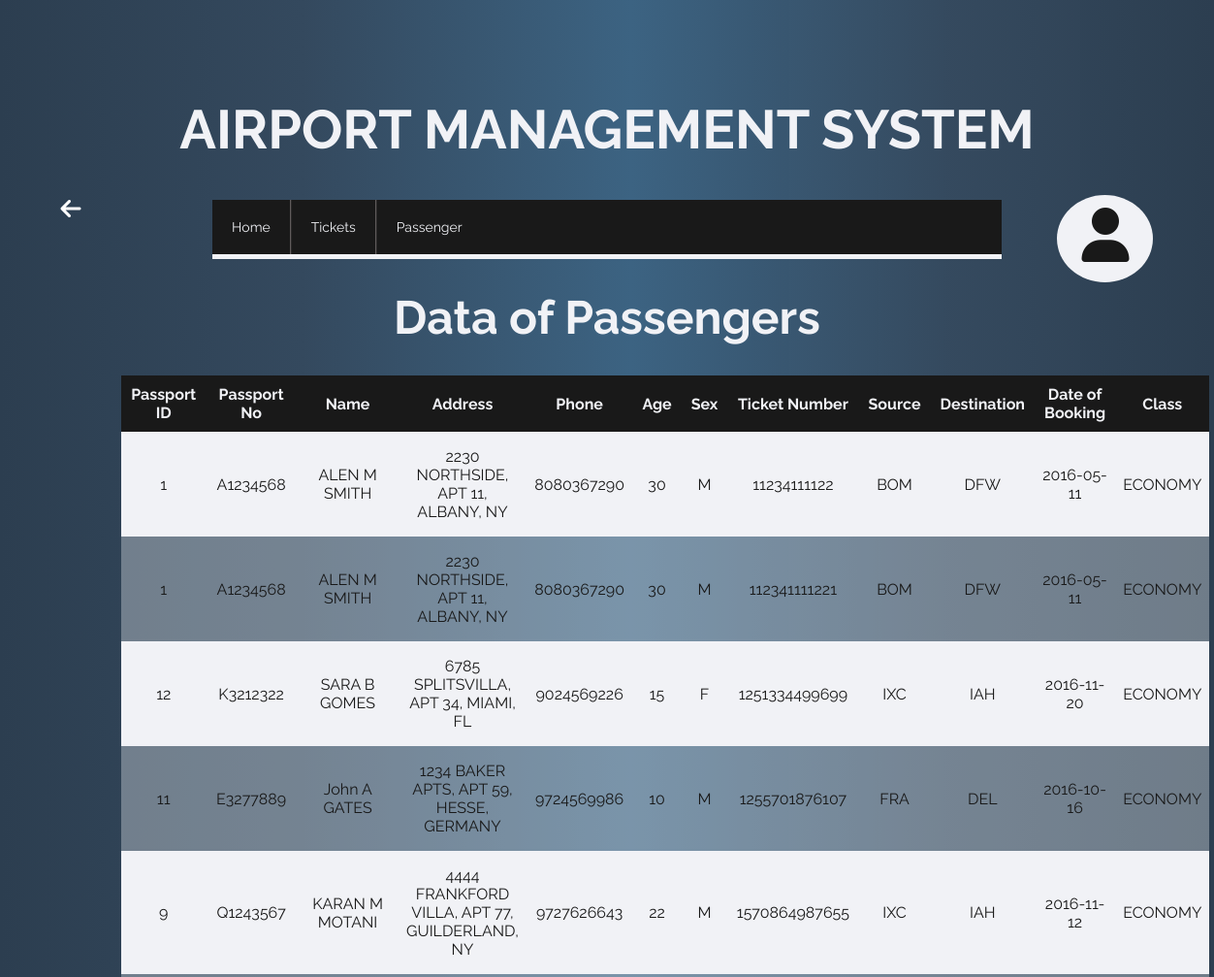
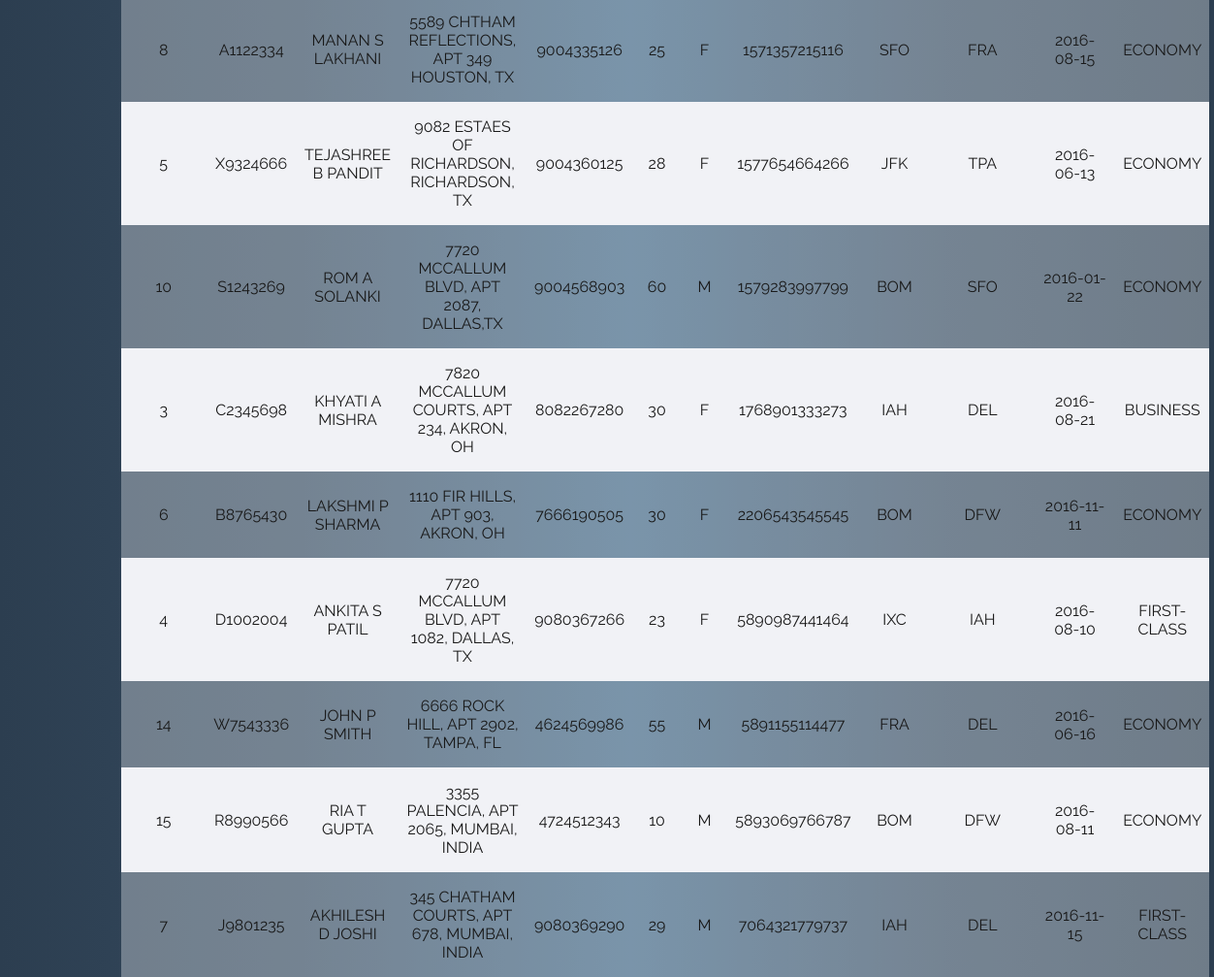
Screenshot of /php/checkpassengers.php with the database file from the repository (2 pictures, top to bottom).
### tables this page shows
CREATE TABLE `passenger2` (
  `passportno` varchar(255) NOT NULL,
  `fname` varchar(255) DEFAULT NULL,
  `m` varchar(255) DEFAULT NULL,
  `lname` varchar(255) DEFAULT NULL,
  `address` varchar(255) DEFAULT NULL,
  `phone` varchar(255) DEFAULT NULL,
  `age` int(3) DEFAULT NULL,
  `sex` varchar(255) DEFAULT NULL
);

CREATE TABLE `ticket1` (
  `TICKET_NUMBER` varchar(255) NOT NULL,
  `SOURCE` varchar(255) DEFAULT NULL,
  `DESTINATION` varchar(255) DEFAULT NULL,
  `DATE_OF_BOOKING` date DEFAULT NULL,
  `DATE_OF_TRAVEL` date DEFAULT NULL,
  `CLASS` varchar(255) DEFAULT NULL,
  `DATE_OF_CANCELLATION` date DEFAULT NULL,
  `PID` int(11) DEFAULT NULL,
  `passportno` varchar(255) DEFAULT NULL
);

### php/checkpassengers.php (the view, shortened to what this page needs)
<!DOCTYPE html>
<html>
  <head>
    <link rel="stylesheet" href="https://use.fontawesome.com/releases/v5.5.0/css/all.css">
    <link rel="stylesheet" href="../css/cancel.css">
	<link rel="stylesheet" href="../css/menu.css">
</head>
<body class="bg">
    <div class="admin_log">
        <div  id="logout" class="admin_block user" >
            <a href="#"><i class="fas fa-user user_icon"></i></a>
            <a href="#" class="admin"><?php echo $_SESSION['login_user']; ?></a>
        </div>
    </div>
    <div class="back">
        <a href="passenger.php"><i class="fas fa-arrow-left"></i></a>
    </div>
    <div class="title">
        <h1>Airport Management System</h1>
    </div>
    <ul id="menu">
        <li><a href="welcome.php">Home</a></li>
        <li><a href="ticket.php">Tickets</a>
        </li>
        <li><a href="passenger.php">Passenger</a>
        </li>
	</ul>
<div class="main_content cp tb">
<h1>Data of Passengers</h1>
<table>
<tr>
<th>Passport ID</th>
<th>Passport No</th>
<th>Name</th>
<th>Address</th>
<th>Phone</th>
<th>Age</th>
<th>Sex</th>
<th>Ticket Number</th>
<th>Source</th>
<th>Destination</th>
<th>Date of Booking</th>
<th>Class</th>
</tr>
<?php
$conn = mysqli_connect("localhost", "root", "", "airportx");
$sql = "SELECT pid,passportno,fname,m,lname,address,phone,age,sex,ticket_number,source,destination,date_of_booking as date,class FROM passenger2 natural inner join ticket1 where DATE_OF_CANCELLATION='0000-00-00'";
$result = $conn->query($sql);
if ($result->num_rows > 0) {
while($row = $result->fetch_assoc()) {
echo "<tr><td>". $row["pid"]."</td><td>". $row["passportno"]."</td><td>" . $row["fname"]." ". $row["m"]." ".$row["lname"]."</td><td>" . $row["address"] . "</td><td>". $row["phone"]."</td><td>". $row["age"]."</td><td>". $row["sex"]."</td><td>". $row["ticket_number"]."</td><td>". $row["source"]."</td><td>". $row["destination"]."</td><td>". $row["date"]."</td><td>".$row["class"]."</td></tr>";
}
echo "</table>";
} else { echo "0 results"; }
?>
	</div>
</body>
</html>

### css/cancel.css (style rules this page uses)
html { height: 100%; }
body { height: 100%; margin: 0; padding: 0; color: #f1f2f6; font-family: 'Raleway', sans-serif; background: #34495e; }
body, div, form, input, select, p { padding: 0; margin: 0; outline: none; font-family: 'Raleway', sans-serif; font-size: 24px; color: #191919; }
a { text-decoration: none; }
.bg { background: rgb(44,62,80); background: linear-gradient(90deg, rgba(44,62,80,1) 0%, rgba(52,73,94,1) 25%, rgba(60,99,130,1) 52%, rgba(52,73,94,0.9979342078628326) 78%, rgba(44,62,80,1) 100%); }
.user_icon { font-size: 3.5rem; padding: 8px 0; color: #191919; margin: 0 auto; }
.admin_log { position: absolute; top: 10%; right: 5%; display: inline-block; text-align: center; cursor: pointer; }
.admin_block { padding: 10px 20px; margin-bottom: 10px; background: #f1f2f6; border-radius: 50%; }
.user { padding: 5px 25px; }
.admin { display: block; padding-bottom: 8px; font-size: 24px; text-align: center; color: #191919; text-decoration: none; }
.back { position: fixed; top: 10%; left: 5%; display: inline-block; text-align: center; cursor: pointer; }
.back a i { font-size: 24px; color: white; }
.title { width: 80%; margin: 100px auto 40px auto; }
.title h1 { text-align: center; font-size: 3.5rem; font-weight: bold; color: #f1f2f6; text-transform: uppercase; }
.main_content { width: 65%; text-align: left; margin: 0 auto; margin-bottom: 50px; color: #f1f2f6; margin-bottom: 80px; }
.cp { width: 80%; text-align: center; }

### css/menu.css (style rules this page uses)
#menu { padding:0; list-style-type:none; width: 65%; background: #191919; border-bottom: 5px solid #f1f2f6; min-height: 56px; margin: 20px auto; font-size: 14px; }
#menu li { float:left; border-right:1px solid #605B5B; border-left:1px solid #2B2A2A; position:relative; }
#menu li:last-child { border-right:none; }
#menu li:first-child { border-left:none; }
#menu li a { color: #f1f2f6; text-decoration:none; background: #191919; padding:20px 20px; display:block; transition:0.3s all ease; }

### php/checkpassengers.php (style rules this page uses)
table { border-collapse: collapse; color: #191919; font-family: 'Raleway', sans-serif; font-size: 16px; text-align: center; margin: 0 auto; box-sizing: border-box; }
th { background-color: #191919; color: #f1f2f6; padding: 10px; }
td { padding: 16px 8px; }
tr:nth-child(even) { background-color: #f1f2f6 }
tr:nth-child(odd) { background-color: #f1f2f657 }

### rows the page displays
passenger2: ticket1.PID "1", passportno "A1234568", fname "ALEN", m "M", lname "SMITH", address "2230 NORTHSIDE, APT 11, ALBANY, NY", phone "8080367290", age "30", sex "M", ticket1.TICKET_NUMBER "11234111122", ticket1.SOURCE "BOM", ticket1.DESTINATION "DFW", ticket1.DATE_OF_BOOKING "2016-05-11", ticket1.CLASS "ECONOMY", ticket1.TICKET_NUMBER "112341111221"
passenger2: ticket1.PID "12", passportno "K3212322", fname "SARA", m "B", lname "GOMES", address "6785 SPLITSVILLA, APT 34, MIAMI, FL", phone "9024569226", age "15", sex "F", ticket1.TICKET_NUMBER "1251334499699", ticket1.SOURCE "IXC", ticket1.DESTINATION "IAH", ticket1.DATE_OF_BOOKING "2016-11-20", ticket1.CLASS "ECONOMY"
passenger2: ticket1.PID "11", passportno "E3277889", fname "John", m "A", lname "GATES", address "1234 BAKER APTS, APT 59, HESSE, GERMANY", phone "9724569986", age "10", sex "M", ticket1.TICKET_NUMBER "1255701876107", ticket1.SOURCE "FRA", ticket1.DESTINATION "DEL", ticket1.DATE_OF_BOOKING "2016-10-16", ticket1.CLASS "ECONOMY"
passenger2: ticket1.PID "9", passportno "Q1243567", fname "KARAN", m "M", lname "MOTANI", address "4444 FRANKFORD VILLA, APT 77, GUILDERLAND, NY", phone "9727626643", age "22", sex "M", ticket1.TICKET_NUMBER "1570864987655", ticket1.SOURCE "IXC", ticket1.DESTINATION "IAH", ticket1.DATE_OF_BOOKING "2016-11-12", ticket1.CLASS "ECONOMY"
passenger2: ticket1.PID "8", passportno "A1122334", fname "MANAN", m "S", lname "LAKHANI", address "5589 CHTHAM REFLECTIONS, APT 349 HOUSTON, TX", phone "9004335126", age "25", sex "F", ticket1.TICKET_NUMBER "1571357215116", ticket1.SOURCE "SFO", ticket1.DESTINATION "FRA", ticket1.DATE_OF_BOOKING "2016-08-15", ticket1.CLASS "ECONOMY"
passenger2: ticket1.PID "5", passportno "X9324666", fname "TEJASHREE", m "B", lname "PANDIT", address "9082 ESTAES OF RICHARDSON, RICHARDSON, TX", phone "9004360125", age "28", sex "F", ticket1.TICKET_NUMBER "1577654664266", ticket1.SOURCE "JFK", ticket1.DESTINATION "TPA", ticket1.DATE_OF_BOOKING "2016-06-13", ticket1.CLASS "ECONOMY"
passenger2: ticket1.PID "10", passportno "S1243269", fname "ROM", m "A", lname "SOLANKI", address "7720 MCCALLUM BLVD, APT 2087, DALLAS,TX", phone "9004568903", age "60", sex "M", ticket1.TICKET_NUMBER "1579283997799", ticket1.SOURCE "BOM", ticket1.DESTINATION "SFO", ticket1.DATE_OF_BOOKING "2016-01-22", ticket1.CLASS "ECONOMY"
passenger2: ticket1.PID "3", passportno "C2345698", fname "KHYATI", m "A", lname "MISHRA", address "7820 MCCALLUM COURTS, APT 234, AKRON, OH", phone "8082267280", age "30", sex "F", ticket1.TICKET_NUMBER "1768901333273", ticket1.SOURCE "IAH", ticket1.DESTINATION "DEL", ticket1.DATE_OF_BOOKING "2016-08-21", ticket1.CLASS "BUSINESS"
passenger2: ticket1.PID "6", passportno "B8765430", fname "LAKSHMI", m "P", lname "SHARMA", address "1110 FIR HILLS, APT 903, AKRON, OH", phone "7666190505", age "30", sex "F", ticket1.TICKET_NUMBER "2206543545545", ticket1.SOURCE "BOM", ticket1.DESTINATION "DFW", ticket1.DATE_OF_BOOKING "2016-11-11", ticket1.CLASS "ECONOMY"
passenger2: ticket1.PID "4", passportno "D1002004", fname "ANKITA", m "S", lname "PATIL", address "7720 MCCALLUM BLVD, APT 1082, DALLAS, TX", phone "9080367266", age "23", sex "F", ticket1.TICKET_NUMBER "5890987441464", ticket1.SOURCE "IXC", ticket1.DESTINATION "IAH", ticket1.DATE_OF_BOOKING "2016-08-10", ticket1.CLASS "FIRST-CLASS"
passenger2: ticket1.PID "14", passportno "W7543336", fname "JOHN", m "P", lname "SMITH", address "6666 ROCK HILL, APT 2902, TAMPA, FL", phone "4624569986", age "55", sex "M", ticket1.TICKET_NUMBER "5891155114477", ticket1.SOURCE "FRA", ticket1.DESTINATION "DEL", ticket1.DATE_OF_BOOKING "2016-06-16", ticket1.CLASS "ECONOMY"
passenger2: ticket1.PID "15", passportno "R8990566", fname "RIA", m "T", lname "GUPTA", address "3355 PALENCIA, APT 2065, MUMBAI, INDIA", phone "4724512343", age "10", sex "M", ticket1.TICKET_NUMBER "5893069766787", ticket1.SOURCE "BOM", ticket1.DESTINATION "DFW", ticket1.DATE_OF_BOOKING "2016-08-11", ticket1.CLASS "ECONOMY"
passenger2: ticket1.PID "7", passportno "J9801235", fname "AKHILESH", m "D", lname "JOSHI", address "345 CHATHAM COURTS, APT 678, MUMBAI, INDIA", phone "9080369290", age "29", sex "M", ticket1.TICKET_NUMBER "7064321779737", ticket1.SOURCE "IAH", ticket1.DESTINATION "DEL", ticket1.DATE_OF_BOOKING "2016-11-15", ticket1.CLASS "FIRST-CLASS"
